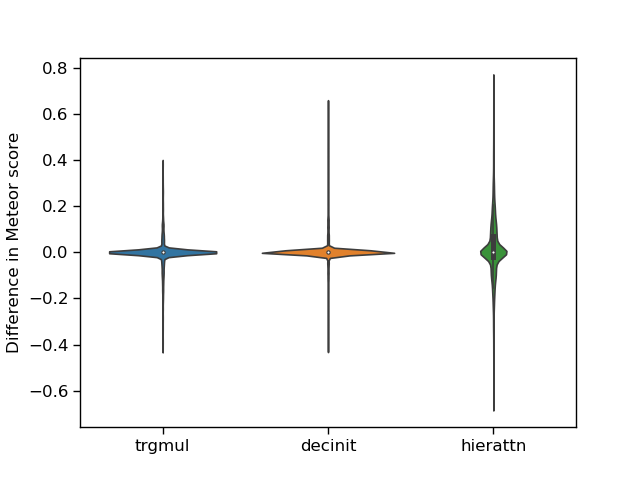

The script that drew this image:
import matplotlib.pyplot as plt
import seaborn as sns
import scipy
import numpy as np
import argparse


def plot_histograms(deltas):
    '''
    Plot a histogram of the a_M values calculcated for each data point
    in the evaluation set.

    The data points that assign a better score in the incongruent visual
    context is coloured in red.
    '''
    mask1 = deltas > 0.
    mask2 = deltas <= 0.
    ax1 = sns.distplot(deltas[mask1], kde=False, hist=True, color='gray')
    ax2 = sns.distplot(deltas[mask2], kde=False, hist=True, color='red')
    ax1.tick_params(labelsize=15)
    plt.yscale('log')
    ax1.xaxis.set_major_locator(plt.MaxNLocator(6))
    plt.show()


def significance_test(congruent, incongruent):
    return scipy.stats.wilcoxon(congruent, incongruent)


def calculate_awareness(congruent, incongruent, is_logprob=False):
    '''
    Calculates Eq. 2
    '''
    deltas = []
    awarenesses = []
    total_awareness = 0.
    for c, i in zip(congruent, incongruent):
        if is_logprob:
            delta = i - c
        else:
            delta = c - i
        deltas.append(delta)
        a = awareness_function(delta)  # Equation 1.
        total_awareness += a
        awarenesses.append(a)

    deltas = np.array(deltas)
    total_awareness /= len(congruent)
    return deltas, total_awareness


def awareness_function(p_value):
    '''
    Implements Eq (1).
    We simply return the delta_p_value, this models the
    awareness of a model as a linear relationship: a(x) = x.
    '''
    return p_value


def clean_data(data):
    '''
    Transforms all of the data into floats instead of strings.
    '''
    return [float(x) for x in data.readlines()]

def package_awareness_numbers(congruent, incongruent, args):
    congruent = clean_data(congruent)
    incongruents = []
    deltas = []
    awarenesses = []
    ps = []
    scores = []
    for i in incongruent:
        incongruent = clean_data(i)
        mean_score = np.mean(incongruent)
        scores.append(mean_score)
        delta, mean_awareness = calculate_awareness(congruent,
                                                     incongruent,
                                                     args.logprob)
        deltas.append(delta)
        awarenesses.append(mean_awareness)
    plotdata = np.zeros(1014)
    for d in deltas:
        plotdata = np.concatenate((plotdata, d))
    plotdata = plotdata[1014:]  # strip off the leading zeros
    return plotdata


def main(args):
    '''
    Loads the scores from the congruent and incongruent text files.
    Cleans the scores data, as necessary.
    '''

    m1_congruent = args.model1[0]
    m1_incongruent = args.model1[1:]
    model1 = package_awareness_numbers(m1_congruent, m1_incongruent, args)

    m2_congruent = args.model2[0]
    m2_incongruent = args.model2[1:]
    model2 = package_awareness_numbers(m2_congruent, m2_incongruent, args)


    m3_congruent = args.model3[0]
    m3_incongruent = args.model3[1:]
    model3 = package_awareness_numbers(m3_congruent, m3_incongruent, args)

    sns.set_context("paper", rc={"grid.linewidth": 0.6, "xtick.labelsize": 12, "ytick.labelsize": 12, "axes.labelsize": 12})
    plot = sns.violinplot(data=[model1, model2, model3])
    plot.set(xticklabels=['trgmul', 'decinit', 'hierattn'], ylabel='Difference in Meteor score')


    plt.show()


if __name__ == "__main__":
    parser = argparse.ArgumentParser()
    parser.add_argument("--model1",
                        help="Path to file containing the scores for the model\
                              with the congruent visual context",
                        type=argparse.FileType('r'), nargs="+",
                        required=True)
    parser.add_argument("--model2",
                        help="Path to files containing the scores for the model\
                              with the incongruent visual contexts",
                        type=argparse.FileType('r'), nargs="+",
                        required=True)
    parser.add_argument("--model3",
                        help="Path to files containing the scores for the model\
                              with the incongruent visual contexts",
                        type=argparse.FileType('r'), nargs="+",
                        required=True)
    group = parser.add_mutually_exclusive_group(required=True)
    group.add_argument("--logprob", action="store_true")
    group.add_argument("--meteor", action="store_true")
    main(parser.parse_args())
